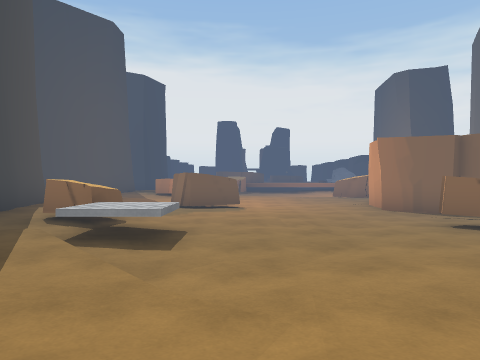
[1] (above)

16 first-person views from a walk through a 3-D level made in the Unity game engine. The camera is 1.2 m above the floor, looks level and sees 70° across. The floor is counted in squares, 2 m on a side. Each view is taken from the middle of a square. On the plan, view 1 faces up. The plan holds only what a view shows up to about 10 squares ahead; the rest is blank. The place goes on beyond the plan. The player is left out. Door leaves are left out, so doorways stand open. Some surface patterns are stand-ins.

[2]
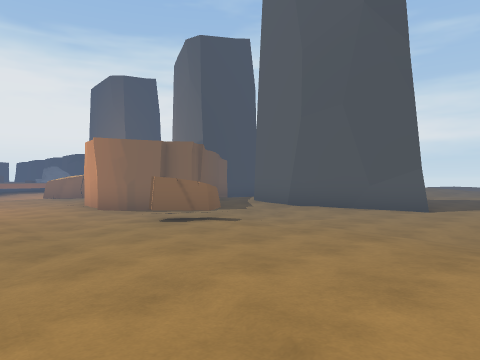

[3]
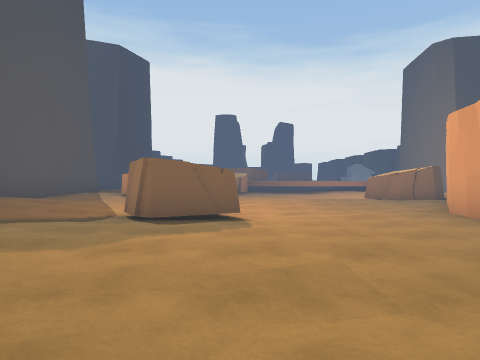

[4]
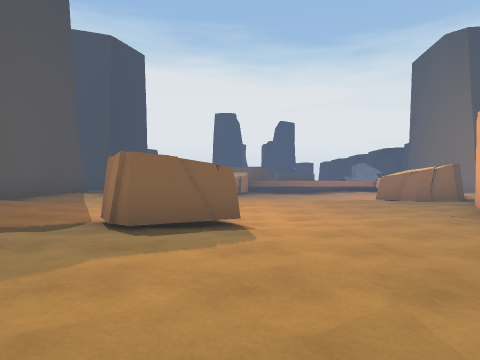

[5]
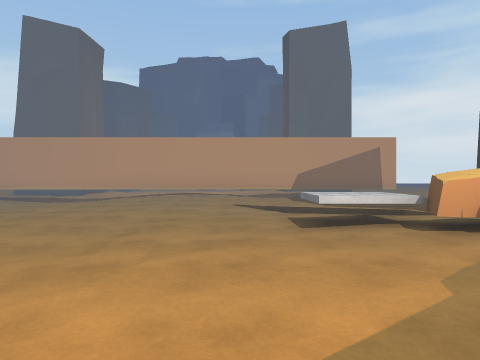

[6]
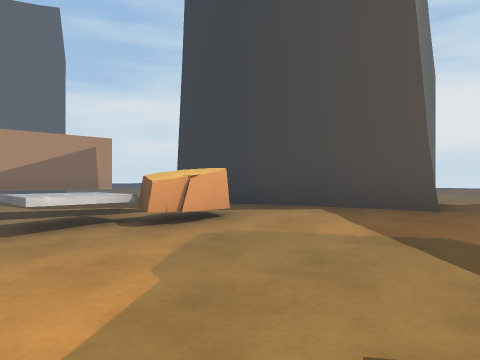

[7]
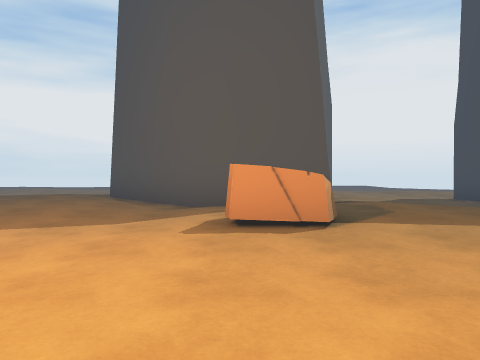

[8]
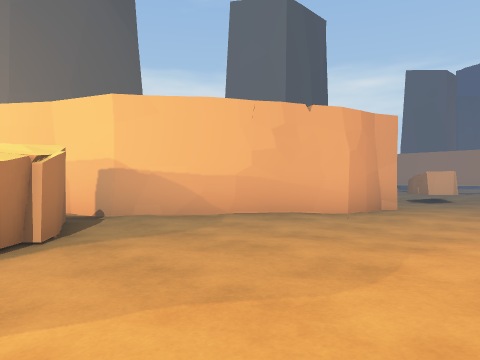

[9]
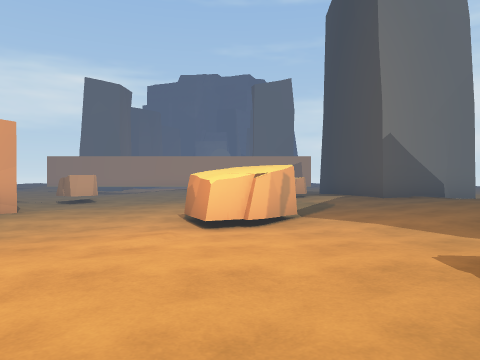

[10]
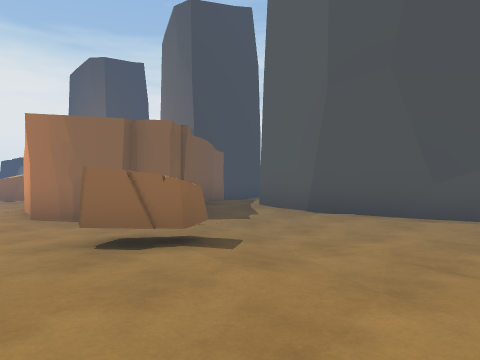

[11]
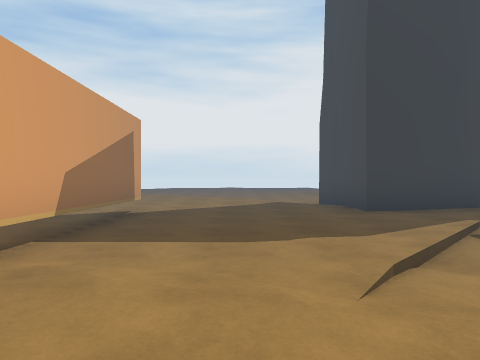

[12]
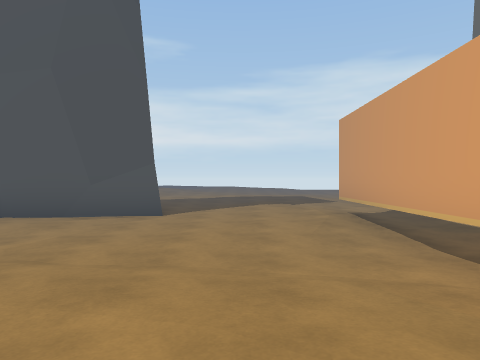

[13]
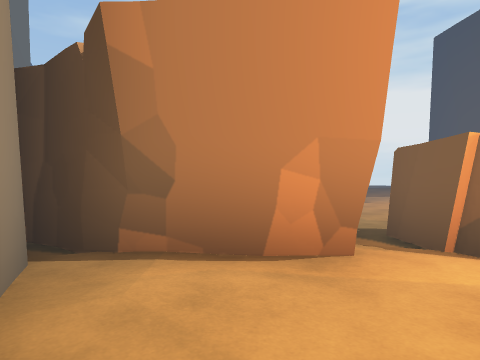

[14]
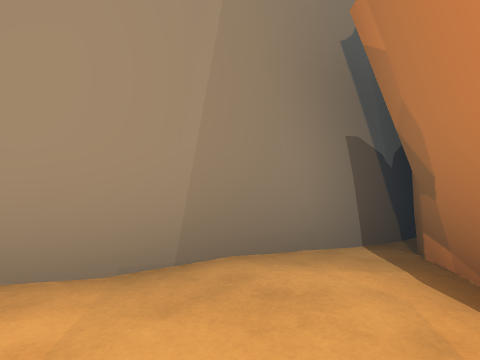

[15]
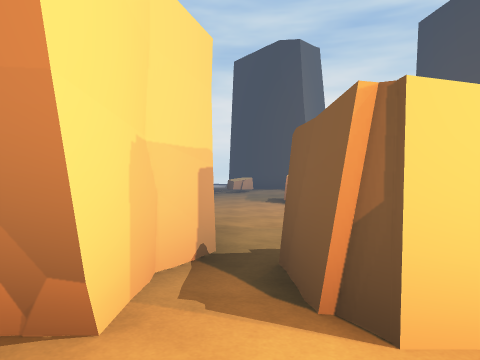

[16]
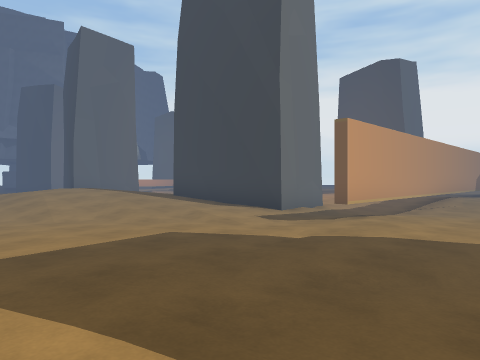

### Floor plan
Key: @ floor where view 1 was taken; # wall or solid block; . main floor; : floor 0.25 m higher than the main floor; - floor 0.25 m lower than the main floor; + floor 0.5 m higher than the main floor; * floor 1 m higher than the main floor; / step, stairs or slope; T thing the floor can be seen under or through; O other object.
Columns run from 7 left of view 1 to 14 right of it. Each row starts with its distance up from view 1.
 16 #:+++/. .---OO....
 15  ##+O:......OO.#:#
 14  #::O:........##:#
 13 ##::.........#####
 12 #://.....--.##  #
 11 #++//.O----.#   #
 10 +++/:OOO-..##   #
  9 ++///.O....#####
  8 +++//......-##::
  7 ###//.....--//:#
  6   ##:O...-.O-//#
  5    #OO.....O-//##
  4  ###:/.......-./#
  3 :#::::/.........#...
  2 .::::::/............:/
  1 /:::::::::......:...::
  0 :::::::@:::.....::::::
 -1 :::TTTTTT##TTTTT...:::
 -2 ::::/:     /.-......:
 -3             .##/:/...
 -4               ##://..
 -5                #////.
 -6                #/////
 -7                 /*//
 -8                  **/

Where each view was taken, in squares from view 1:
view 1: 0 up, 0 right, facing up
view 2: 0 up, 0 right, facing up-right
view 3: 4 up, 0 right, facing up
view 4: 5 up, 0 right, facing up
view 5: 9 up, 0 right, facing down
view 6: 9 up, 0 right, facing down-left
view 7: 14 up, 1 right, facing left
view 8: 16 up, 1 right, facing down-right
view 9: 16 up, 1 left, facing down
view 10: 2 up, 2 right, facing up-right
view 11: 1 up, 2 right, facing left
view 12: 1 up, 2 right, facing right
view 13: 16 up, 10 right, facing down-left
view 14: 16 up, 8 right, facing down-right
view 15: 16 up, 8 right, facing down-left
view 16: 2 up, 14 right, facing down-left
